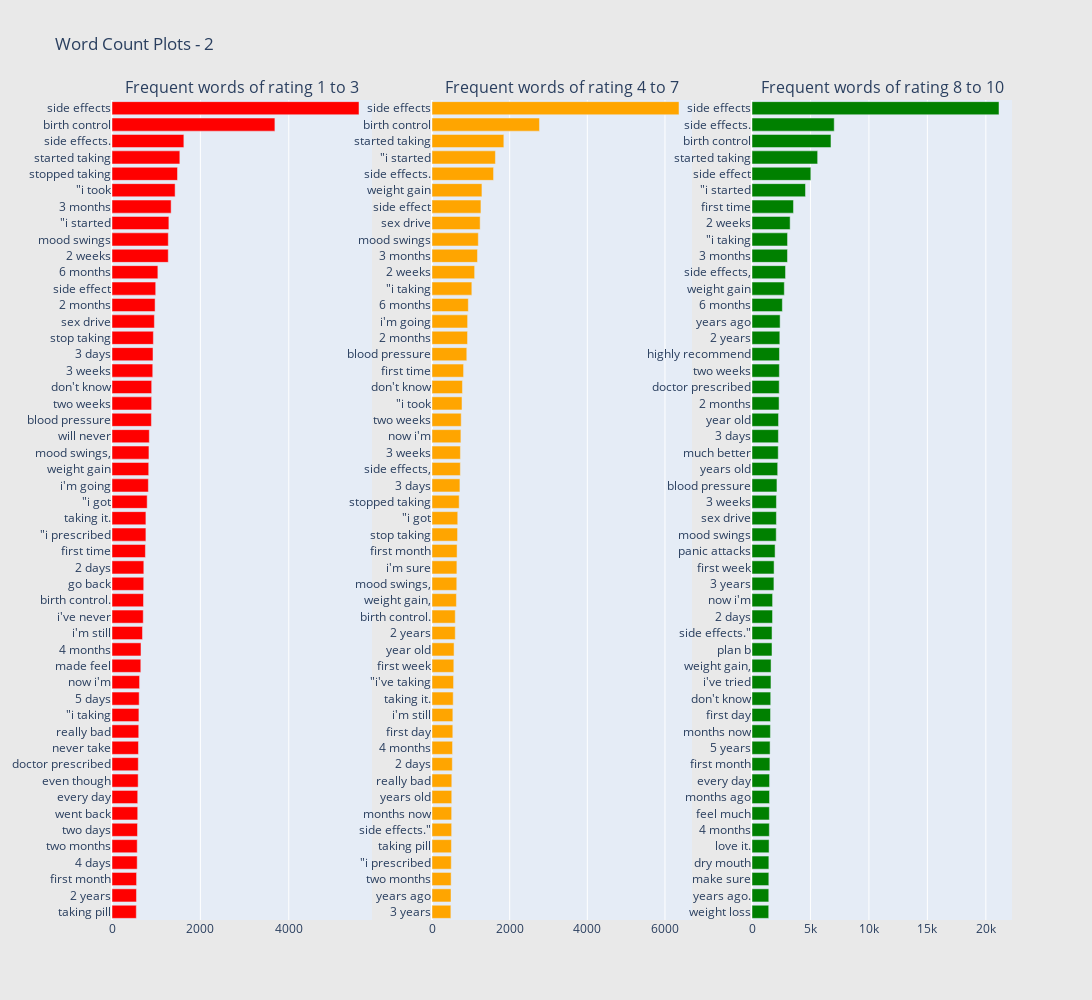

Write notebook code for a chart like this one.
### Markdown cell above
2-gram 분석

### Code cell
# Good
freq_dict = defaultdict(int)
for sent in df_all_good["review"]:
    for word in generate_ngrams(sent,2):
        freq_dict[word] += 1
fd_sorted = pd.DataFrame(sorted(freq_dict.items(), key=lambda x: x[1])[::-1])
fd_sorted.columns = ["word", "wordcount"]
trace0 = horizontal_bar_chart(fd_sorted.head(50), 'green')

# soso
freq_dict = defaultdict(int)
for sent in df_all_so["review"]:
    for word in generate_ngrams(sent,2):
        freq_dict[word] += 1
fd_sorted = pd.DataFrame(sorted(freq_dict.items(), key=lambda x: x[1])[::-1])
fd_sorted.columns = ["word", "wordcount"]
trace1 = horizontal_bar_chart(fd_sorted.head(50), 'orange')

# bad
freq_dict = defaultdict(int)
for sent in df_all_bad["review"]:
    for word in generate_ngrams(sent,2):
        freq_dict[word] += 1
fd_sorted = pd.DataFrame(sorted(freq_dict.items(), key=lambda x: x[1])[::-1])
fd_sorted.columns = ["word", "wordcount"]
trace2 = horizontal_bar_chart(fd_sorted.head(50), 'red')

# 시각화
fig = tools.make_subplots(rows=1, cols=3, vertical_spacing=0.04,
                          subplot_titles=["Frequent words of rating 1 to 3", 
                                          "Frequent words of rating 4 to 7",
                                          "Frequent words of rating 8 to 10"])
fig.append_trace(trace2, 1, 1)
fig.append_trace(trace1, 1, 2)
fig.append_trace(trace0, 1, 3)
fig['layout'].update(height=1000, width=1500, paper_bgcolor='rgb(233,233,233)', title="Word Count Plots - 2")
py.iplot(fig, filename='word-plots')

### Figure 1 — Plotly figure (JSON) as saved in the notebook; plotly's stock layout.template omitted (floating-point values rounded to 4 significant figures)
{"data": [{"marker": {"color": "red"}, "orientation": "h", "showlegend": false, "type": "bar", "x": [550, 554, 556, 570, 571, 577, 582, 582, 592, 595, 599, 605, 609, 615, 624, 652, 656, 690, 707, 713, 718, 720, 756, 767, 767, 796, 823, 831, 836, 844, 892, 897, 898, 922, 928, 936, 959, 975, 989, 1038, 1273, 1274, 1287, 1338, 1428, 1482, 1535, 1626, 3686, 5589], "xaxis": "x", "y": ["taking pill", "2 years", "first month", "4 days", "two months", "two days", "went back", "every day", "even though", "doctor prescribed", "never take", "really bad", "\"i taking", "5 days", "now i&#039;m", "made feel", "4 months", "i&#039;m still", "i&#039;ve never", "birth control.", "go back", "2 days", "first time", "\"i prescribed", "taking it.", "\"i got", "i&#039;m going", "weight gain", "mood swings,", "will never", "blood pressure", "two weeks", "don&#039;t know", "3 weeks", "3 days", "stop taking", "sex drive", "2 months", "side effect", "6 months", "2 weeks", "mood swings", "\"i started", "3 months", "\"i took", "stopped taking", "started taking", "side effects.", "birth control", "side effects"], "yaxis": "y"}, {"marker": {"color": "orange"}, "orientation": "h", "showlegend": false, "type": "bar", "x": [486, 490, 493, 496, 500, 506, 506, 509, 510, 523, 529, 536, 537, 546, 555, 562, 568, 599, 599, 629, 638, 641, 646, 658, 663, 700, 719, 730, 732, 744, 752, 772, 784, 813, 896, 915, 917, 935, 1026, 1098, 1171, 1193, 1240, 1260, 1286, 1585, 1633, 1850, 2768, 6361], "xaxis": "x2", "y": ["3 years", "years ago", "two months", "\"i prescribed", "taking pill", "side effects.\"", "months now", "years old", "really bad", "2 days", "4 months", "first day", "i&#039;m still", "taking it.", "\"i&#039;ve taking", "first week", "year old", "2 years", "birth control.", "weight gain,", "mood swings,", "i&#039;m sure", "first month", "stop taking", "\"i got", "stopped taking", "3 days", "side effects,", "3 weeks", "now i&#039;m", "two weeks", "\"i took", "don&#039;t know", "first time", "blood pressure", "2 months", "i&#039;m going", "6 months", "\"i taking", "2 weeks", "3 months", "mood swings", "sex drive", "side effect", "weight gain", "side effects.", "\"i started", "started taking", "birth control", "side effects"], "yaxis": "y2"}, {"marker": {"color": "green"}, "orientation": "h", "showlegend": false, "type": "bar", "x": [1430, 1435, 1439, 1442, 1460, 1482, 1486, 1499, 1501, 1529, 1546, 1575, 1584, 1600, 1622, 1629, 1711, 1714, 1755, 1760, 1875, 1889, 1975, 2072, 2088, 2090, 2134, 2197, 2244, 2258, 2270, 2316, 2328, 2341, 2349, 2379, 2405, 2597, 2764, 2868, 3034, 3040, 3262, 3548, 4575, 5032, 5615, 6755, 7032, 21125], "xaxis": "x3", "y": ["weight loss", "years ago.", "make sure", "dry mouth", "love it.", "4 months", "feel much", "months ago", "every day", "first month", "5 years", "months now", "first day", "don&#039;t know", "i&#039;ve tried", "weight gain,", "plan b", "side effects.\"", "2 days", "now i&#039;m", "3 years", "first week", "panic attacks", "mood swings", "sex drive", "3 weeks", "blood pressure", "years old", "much better", "3 days", "year old", "2 months", "doctor prescribed", "two weeks", "highly recommend", "2 years", "years ago", "6 months", "weight gain", "side effects,", "3 months", "\"i taking", "2 weeks", "first time", "\"i started", "side effect", "started taking", "birth control", "side effects.", "side effects"], "yaxis": "y3"}], "layout": {"annotations": [{"font": {"size": 16}, "showarrow": false, "text": "Frequent words of rating 1 to 3", "x": 0.1444, "xanchor": "center", "xref": "paper", "y": 1, "yanchor": "bottom", "yref": "paper"}, {"font": {"size": 16}, "showarrow": false, "text": "Frequent words of rating 4 to 7", "x": 0.5, "xanchor": "center", "xref": "paper", "y": 1, "yanchor": "bottom", "yref": "paper"}, {"font": {"size": 16}, "showarrow": false, "text": "Frequent words of rating 8 to 10", "x": 0.8556, "xanchor": "center", "xref": "paper", "y": 1, "yanchor": "bottom", "yref": "paper"}], "height": 1000, "paper_bgcolor": "rgb(233,233,233)", "title": {"text": "Word Count Plots - 2"}, "width": 1500, "xaxis": {"anchor": "y", "domain": [0, 0.2889]}, "xaxis2": {"anchor": "y2", "domain": [0.3556, 0.6444]}, "xaxis3": {"anchor": "y3", "domain": [0.7111, 1]}, "yaxis": {"anchor": "x", "domain": [0, 1]}, "yaxis2": {"anchor": "x2", "domain": [0, 1]}, "yaxis3": {"anchor": "x3", "domain": [0, 1]}}}
